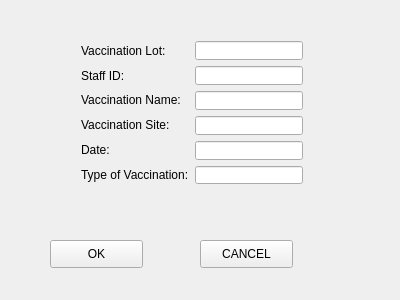
<?xml version="1.0" encoding="UTF-8"?>
<ui version="4.0">
 <class>addcoursedlg</class>
 <widget class="QWidget" name="addcoursedlg">
  <property name="geometry">
   <rect>
    <x>0</x>
    <y>0</y>
    <width>400</width>
    <height>300</height>
   </rect>
  </property>
  <property name="windowTitle">
   <string>addcoursedlg</string>
  </property>
  <widget class="QPushButton" name="pushButton">
   <property name="geometry">
    <rect>
     <x>50</x>
     <y>240</y>
     <width>93</width>
     <height>28</height>
    </rect>
   </property>
   <property name="text">
    <string>OK</string>
   </property>
  </widget>
  <widget class="QPushButton" name="pushButton_2">
   <property name="geometry">
    <rect>
     <x>200</x>
     <y>240</y>
     <width>93</width>
     <height>28</height>
    </rect>
   </property>
   <property name="text">
    <string>CANCEL</string>
   </property>
  </widget>
  <widget class="QWidget" name="">
   <property name="geometry">
    <rect>
     <x>70</x>
     <y>30</y>
     <width>244</width>
     <height>165</height>
    </rect>
   </property>
   <layout class="QHBoxLayout" name="horizontalLayout">
    <item>
     <layout class="QVBoxLayout" name="verticalLayout">
      <item>
       <widget class="QLabel" name="label">
        <property name="text">
         <string>Vaccination Lot:</string>
        </property>
       </widget>
      </item>
      <item>
       <widget class="QLabel" name="label_2">
        <property name="text">
         <string>Staff ID:</string>
        </property>
       </widget>
      </item>
      <item>
       <widget class="QLabel" name="label_4">
        <property name="text">
         <string>Vaccination Name:</string>
        </property>
       </widget>
      </item>
      <item>
       <widget class="QLabel" name="label_5">
        <property name="text">
         <string>Vaccination Site:</string>
        </property>
       </widget>
      </item>
      <item>
       <widget class="QLabel" name="label_6">
        <property name="text">
         <string>Date:</string>
        </property>
       </widget>
      </item>
      <item>
       <widget class="QLabel" name="label_7">
        <property name="text">
         <string>Type of Vaccination:</string>
        </property>
       </widget>
      </item>
     </layout>
    </item>
    <item>
     <layout class="QVBoxLayout" name="verticalLayout_2">
      <item>
       <widget class="QLineEdit" name="cno_lineEdit"/>
      </item>
      <item>
       <widget class="QLineEdit" name="tno_lineEdit"/>
      </item>
      <item>
       <widget class="QLineEdit" name="cname_lineEdit"/>
      </item>
      <item>
       <widget class="QLineEdit" name="cre_lineEdit"/>
      </item>
      <item>
       <widget class="QLineEdit" name="ctime_lineEdit"/>
      </item>
      <item>
       <widget class="QLineEdit" name="ctype_lineEdit"/>
      </item>
     </layout>
    </item>
   </layout>
  </widget>
 </widget>
 <layoutdefault spacing="6" margin="11"/>
 <resources/>
 <connections/>
</ui>
